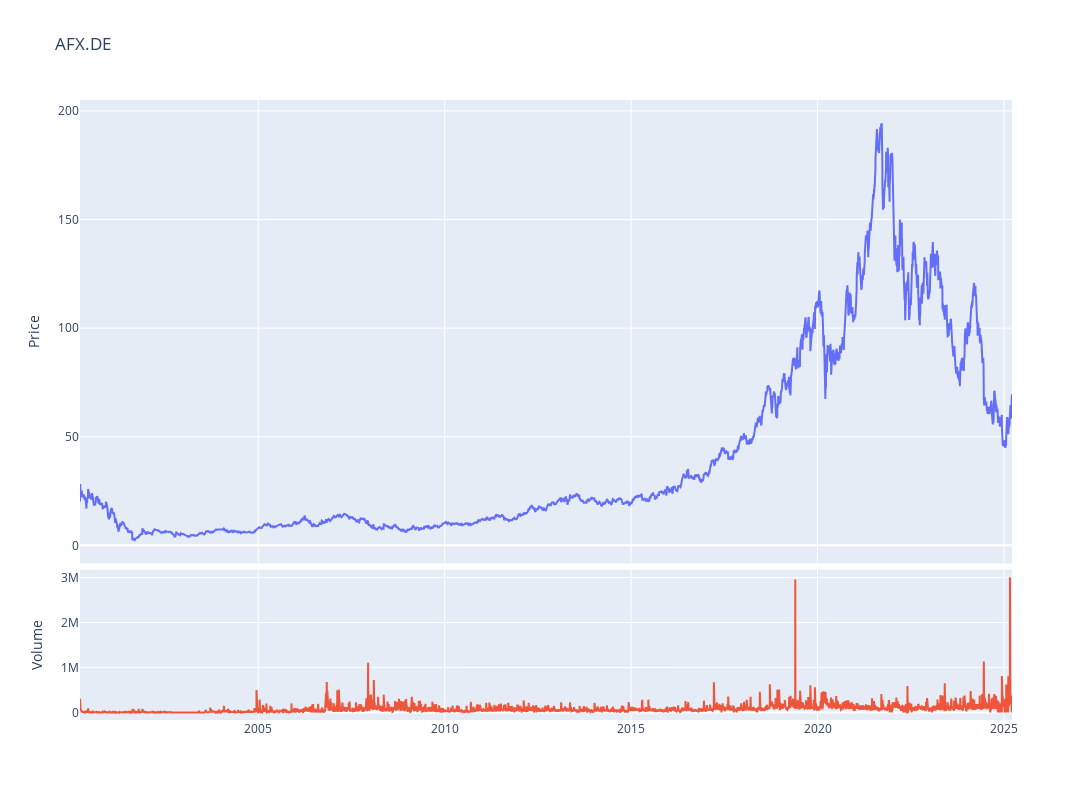

The code cell stored with this chart in its notebook:
### Code cell
fig = make_subplots(rows=4, cols=1,shared_xaxes=True,vertical_spacing=0.01,specs=[[{'rowspan':3,'colspan':1}],[None],[None],[{'rowspan':1,'colspan':1}]])

# Graph (1,1)
fig.add_trace(go.Scatter(x=stock_ticker.index,y=stock_ticker['Adj Close'],mode="lines",name=f"{ticker}"),row=1, col=1)
# Update xaxis properties
fig.update_yaxes(title_text="Price", row=1, col=1)

# Graph (4,1)
fig.add_trace(go.Scatter(x=stock_ticker.index,y=stock_ticker['Volume'],mode="lines",name='Volume'),row=4, col=1)
fig.update_yaxes(title_text="Volume", row=4, col=1)

fig.update_layout(height=800, width=1300,showlegend=False,title=f"{ticker}")

fig.show()

### Figure 1 — Plotly figure (JSON) as saved in the notebook; plotly's stock layout.template omitted (floating-point values rounded to 4 significant figures; data arrays with more than 128 entries replaced by an {"elided": "..."} marker saying what was removed)
{"data": [{"mode": "lines", "name": "AFX.DE", "type": "scatter", "x": {"elided": "6390 str values"}, "xaxis": "x", "y": {"elided": "6390 float values"}, "yaxis": "y"}, {"mode": "lines", "name": "Volume", "type": "scatter", "x": {"elided": "6390 str values"}, "xaxis": "x2", "y": {"elided": "6390 int values"}, "yaxis": "y2"}], "layout": {"height": 800, "showlegend": false, "title": {"text": "AFX.DE"}, "width": 1300, "xaxis": {"anchor": "y", "domain": [0, 1], "matches": "x2", "showticklabels": false}, "xaxis2": {"anchor": "y2", "domain": [0, 1]}, "yaxis": {"anchor": "x", "domain": [0.2525, 1], "title": {"text": "Price"}}, "yaxis2": {"anchor": "x2", "domain": [0, 0.2425], "title": {"text": "Volume"}}}}
